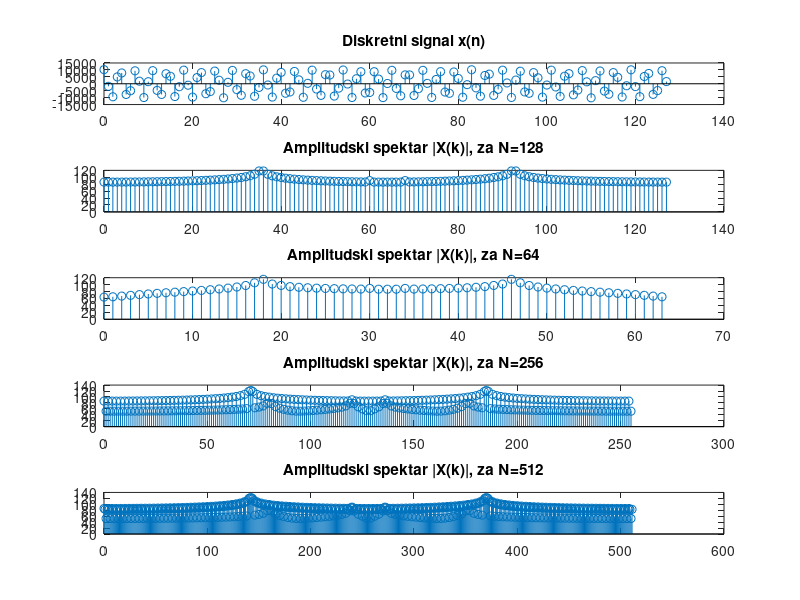

Recreate this plot in MATLAB.
%definisanje dva kompleksna eksponencijalna signala duzine 128 odbiraka
n = 0 : 127;
N = 128;
%prvi signal cija se ucestanost poklapa sa ucestanoscu na kojoj se racuna

x = 10000*cos(2*pi*35.5/N*n) + 100*cos(2*pi*40/N*n) + 100*cos(2*pi*60/N*n);
%racunanje spektara oba signal koriscenjem DFT
X1 = 2*abs(fft(x));
X1 = 20*log10(X1);
%crtanje amplitudskih spektara u prirodnom redosledu
X2 = 2*abs(fft(x,64));
X2 = 20*log10(X2);
X3 = 2*abs(fft(x,256));
X3 = 20*log10(X3);
X4 = 2*abs(fft(x,512));
X4 = 20*log10(X4);
% ISTO I ZA PREOSTALE VREDNOSTI N !!!
subplot (5, 1, 1), stem(0:length(x)-1, x), title ('Diskretni signal x(n)');
subplot (5, 1, 2), stem(0:length(X1)-1, abs(X1)), title ('Amplitudski spektar |X(k)|, za N=128');
subplot (5, 1, 3), stem(0:length(X2)-1, abs(X2)), title ('Amplitudski spektar |X(k)|, za N=64');
subplot (5, 1, 4), stem(0:length(X3)-1, abs(X3)), title ('Amplitudski spektar |X(k)|, za N=256');
subplot (5, 1, 5), stem(0:length(X4)-1, abs(X4)), title ('Amplitudski spektar |X(k)|, za N=512');